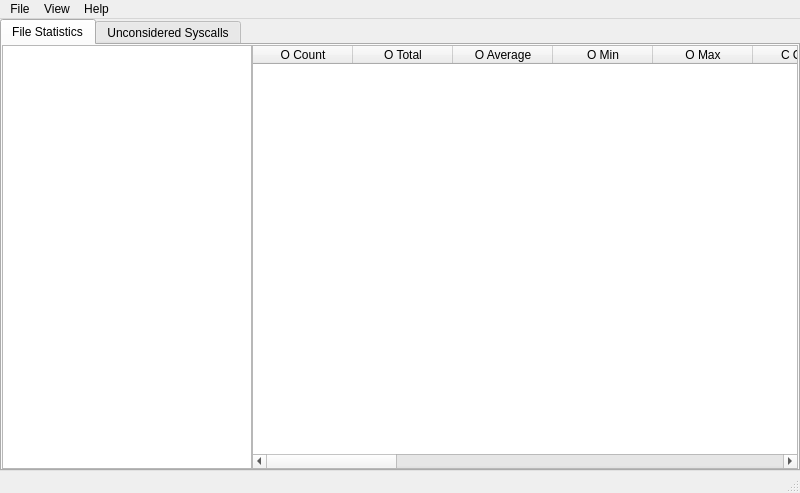
<?xml version="1.0" encoding="UTF-8"?>
<ui version="4.0">
 <class>MainWindow</class>
 <widget class="QMainWindow" name="MainWindow">
  <property name="geometry">
   <rect>
    <x>0</x>
    <y>0</y>
    <width>800</width>
    <height>493</height>
   </rect>
  </property>
  <property name="minimumSize">
   <size>
    <width>800</width>
    <height>300</height>
   </size>
  </property>
  <property name="windowTitle">
   <string>iotrace-GUI</string>
  </property>
  <widget class="QWidget" name="centralwidget">
   <layout class="QVBoxLayout" name="verticalLayout">
    <property name="spacing">
     <number>6</number>
    </property>
    <property name="leftMargin">
     <number>0</number>
    </property>
    <property name="topMargin">
     <number>0</number>
    </property>
    <property name="rightMargin">
     <number>0</number>
    </property>
    <property name="bottomMargin">
     <number>0</number>
    </property>
    <item>
     <widget class="QTabWidget" name="tabs">
      <property name="currentIndex">
       <number>0</number>
      </property>
      <widget class="QWidget" name="fileStatistics">
       <attribute name="title">
        <string>File Statistics</string>
       </attribute>
       <layout class="QHBoxLayout" name="horizontalLayout">
        <property name="spacing">
         <number>0</number>
        </property>
        <property name="leftMargin">
         <number>0</number>
        </property>
        <property name="topMargin">
         <number>0</number>
        </property>
        <property name="rightMargin">
         <number>0</number>
        </property>
        <property name="bottomMargin">
         <number>0</number>
        </property>
        <item>
         <widget class="QListWidget" name="processesList">
          <property name="maximumSize">
           <size>
            <width>250</width>
            <height>16777215</height>
           </size>
          </property>
         </widget>
        </item>
        <item>
         <widget class="QTableWidget" name="fileStatsTable">
          <column>
           <property name="text">
            <string>O Count</string>
           </property>
           <property name="toolTip">
            <string>Count of all 'open' calls</string>
           </property>
           <property name="background">
            <color>
             <red>137</red>
             <green>193</green>
             <blue>211</blue>
            </color>
           </property>
          </column>
          <column>
           <property name="text">
            <string>O Total</string>
           </property>
           <property name="toolTip">
            <string>Total time spent in all 'open' calls</string>
           </property>
           <property name="background">
            <color>
             <red>137</red>
             <green>193</green>
             <blue>211</blue>
            </color>
           </property>
          </column>
          <column>
           <property name="text">
            <string>O Average</string>
           </property>
           <property name="toolTip">
            <string>Average time spent in a single 'open' call</string>
           </property>
           <property name="background">
            <color>
             <red>137</red>
             <green>193</green>
             <blue>211</blue>
            </color>
           </property>
          </column>
          <column>
           <property name="text">
            <string>O Min</string>
           </property>
           <property name="toolTip">
            <string>Minimum time spent in a single 'open' call</string>
           </property>
           <property name="background">
            <color>
             <red>137</red>
             <green>193</green>
             <blue>211</blue>
            </color>
           </property>
          </column>
          <column>
           <property name="text">
            <string>O Max</string>
           </property>
           <property name="toolTip">
            <string>Maximum time spent in a single 'open' call</string>
           </property>
           <property name="background">
            <color>
             <red>137</red>
             <green>193</green>
             <blue>211</blue>
            </color>
           </property>
          </column>
          <column>
           <property name="text">
            <string>C Count</string>
           </property>
           <property name="toolTip">
            <string>Count of all 'close' calls</string>
           </property>
           <property name="background">
            <color>
             <red>136</red>
             <green>203</green>
             <blue>158</blue>
            </color>
           </property>
          </column>
          <column>
           <property name="text">
            <string>C Total</string>
           </property>
           <property name="toolTip">
            <string>Total time spent in all 'close' calls</string>
           </property>
           <property name="background">
            <color>
             <red>136</red>
             <green>203</green>
             <blue>158</blue>
            </color>
           </property>
          </column>
          <column>
           <property name="text">
            <string>C Average</string>
           </property>
           <property name="toolTip">
            <string>Average time spent in a single 'close' call</string>
           </property>
           <property name="background">
            <color>
             <red>136</red>
             <green>203</green>
             <blue>158</blue>
            </color>
           </property>
          </column>
          <column>
           <property name="text">
            <string>C Min</string>
           </property>
           <property name="toolTip">
            <string>Minimum time spent in a single 'close' call</string>
           </property>
           <property name="background">
            <color>
             <red>136</red>
             <green>203</green>
             <blue>158</blue>
            </color>
           </property>
          </column>
          <column>
           <property name="text">
            <string>C Max</string>
           </property>
           <property name="toolTip">
            <string>Maximum time spent in a single 'close' call</string>
           </property>
           <property name="background">
            <color>
             <red>136</red>
             <green>203</green>
             <blue>158</blue>
            </color>
           </property>
          </column>
          <column>
           <property name="text">
            <string>R Bytes</string>
           </property>
           <property name="toolTip">
            <string>Total bytes read in all 'read' calls</string>
           </property>
           <property name="background">
            <color>
             <red>152</red>
             <green>234</green>
             <blue>234</blue>
            </color>
           </property>
          </column>
          <column>
           <property name="text">
            <string>R Total</string>
           </property>
           <property name="toolTip">
            <string>Total time spent in all 'read' calls</string>
           </property>
           <property name="background">
            <color>
             <red>152</red>
             <green>234</green>
             <blue>234</blue>
            </color>
           </property>
          </column>
          <column>
           <property name="text">
            <string>R Average</string>
           </property>
           <property name="toolTip">
            <string>Average read speed among all 'read' calls</string>
           </property>
           <property name="background">
            <color>
             <red>152</red>
             <green>234</green>
             <blue>234</blue>
            </color>
           </property>
          </column>
          <column>
           <property name="text">
            <string>R Min</string>
           </property>
           <property name="toolTip">
            <string>Minimum read speed among all 'read' calls</string>
           </property>
           <property name="background">
            <color>
             <red>152</red>
             <green>234</green>
             <blue>234</blue>
            </color>
           </property>
          </column>
          <column>
           <property name="text">
            <string>R Max</string>
           </property>
           <property name="toolTip">
            <string>Maximum read speed among all 'read' calls</string>
           </property>
           <property name="background">
            <color>
             <red>152</red>
             <green>234</green>
             <blue>234</blue>
            </color>
           </property>
          </column>
          <column>
           <property name="text">
            <string>W Bytes</string>
           </property>
           <property name="toolTip">
            <string>Total bytes written in all 'write' calls</string>
           </property>
           <property name="background">
            <color>
             <red>196</red>
             <green>180</green>
             <blue>255</blue>
            </color>
           </property>
          </column>
          <column>
           <property name="text">
            <string>W Total</string>
           </property>
           <property name="toolTip">
            <string>Total time spent in all 'write' calls</string>
           </property>
           <property name="background">
            <color>
             <red>196</red>
             <green>180</green>
             <blue>255</blue>
            </color>
           </property>
          </column>
          <column>
           <property name="text">
            <string>W Average</string>
           </property>
           <property name="toolTip">
            <string>Average write speed among all 'write' calls</string>
           </property>
           <property name="background">
            <color>
             <red>196</red>
             <green>180</green>
             <blue>255</blue>
            </color>
           </property>
          </column>
          <column>
           <property name="text">
            <string>W Min</string>
           </property>
           <property name="toolTip">
            <string>Minimum write speed among all 'write' calls</string>
           </property>
           <property name="background">
            <color>
             <red>196</red>
             <green>180</green>
             <blue>255</blue>
            </color>
           </property>
          </column>
          <column>
           <property name="text">
            <string>W Max</string>
           </property>
           <property name="toolTip">
            <string>Maximum write speed among all 'write' calls</string>
           </property>
           <property name="background">
            <color>
             <red>196</red>
             <green>180</green>
             <blue>255</blue>
            </color>
           </property>
          </column>
         </widget>
        </item>
       </layout>
      </widget>
      <widget class="QWidget" name="syscalls">
       <attribute name="title">
        <string>Unconsidered Syscalls</string>
       </attribute>
       <layout class="QHBoxLayout" name="horizontalLayout_2">
        <item>
         <widget class="QTableWidget" name="syscallsTable">
          <column>
           <property name="text">
            <string>Count</string>
           </property>
          </column>
          <column>
           <property name="text">
            <string>Total Time</string>
           </property>
          </column>
         </widget>
        </item>
       </layout>
      </widget>
     </widget>
    </item>
   </layout>
  </widget>
  <widget class="QMenuBar" name="menubar">
   <property name="geometry">
    <rect>
     <x>0</x>
     <y>0</y>
     <width>800</width>
     <height>26</height>
    </rect>
   </property>
   <widget class="QMenu" name="menuFile">
    <property name="title">
     <string>File</string>
    </property>
    <addaction name="actionOpen"/>
    <addaction name="actionOpenRecent"/>
    <addaction name="separator"/>
    <addaction name="actionQuit"/>
   </widget>
   <widget class="QMenu" name="menuHelp">
    <property name="title">
     <string>Help</string>
    </property>
    <addaction name="actionAbout"/>
   </widget>
   <widget class="QMenu" name="menuView">
    <property name="title">
     <string>View</string>
    </property>
    <addaction name="actionColumns"/>
   </widget>
   <addaction name="menuFile"/>
   <addaction name="menuView"/>
   <addaction name="menuHelp"/>
  </widget>
  <widget class="QStatusBar" name="statusbar"/>
  <action name="actionOpen">
   <property name="text">
    <string>Open</string>
   </property>
  </action>
  <action name="actionQuit">
   <property name="text">
    <string>Quit</string>
   </property>
  </action>
  <action name="actionAbout">
   <property name="text">
    <string>About</string>
   </property>
  </action>
  <action name="actionOpenRecent">
   <property name="text">
    <string>Open Recent</string>
   </property>
  </action>
  <action name="actionColumns">
   <property name="text">
    <string>Columns</string>
   </property>
  </action>
 </widget>
 <resources/>
 <connections/>
</ui>
